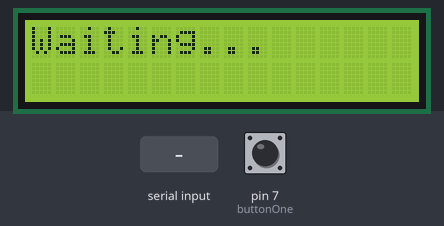
A sketch run on a simulated Arduino Uno, built with avr-gcc and run on an emulated ATmega328P. On the bench: 16×2 character LCD. Inputs (shaded band) come from the test bench; at power-on: pin 7 (buttonOne) LOW.

Above: at 1.2 s.
1.3 s: "90,45\n" received over the second serial link
At 2.9 s:
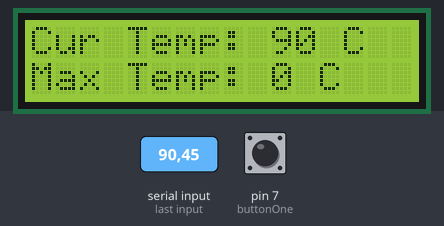
3.8 s: pin 7 (buttonOne) pulled HIGH for 0.15 s
At 4.2 s:
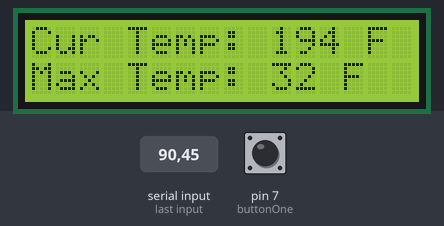
5.4 s: "30,150\n" received over the second serial link
At 7.3 s:
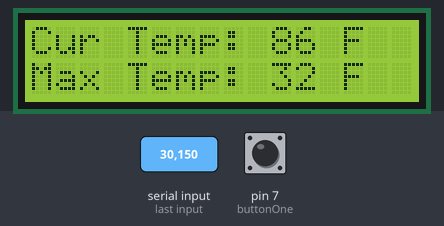
7.9 s: pin 7 (buttonOne) pulled HIGH for 1 s
At 7.91 s:
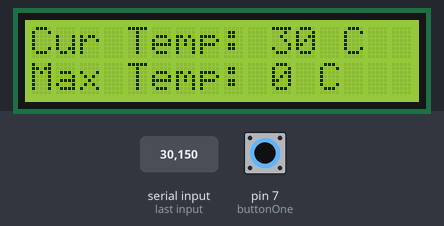

The sketch:

reciever-1.ino
```cpp
#include <SoftwareSerial.h>
#include <LiquidCrystal.h>

// Define RX and TX for the receiver
SoftwareSerial sender(10, 11); // RX, TX from Sender Arduino
const int rs = 12, en = 13, d4 = 5, d5 = 4, d6 = 3, d7 = 2;
LiquidCrystal lcd(rs, en, d4, d5, d6, d7);
const int buttonOne = 7;
bool farenheitMode = false;
double temperature;
int finalTemp;
String message = "";
String thresholdMessage = "";

// Debounce variables
unsigned long lastDebounceTime = 0;
const unsigned long debounceDelay = 50; // 50ms debounce time

void setup() {
  sender.begin(9600);
  Serial.begin(9600);
  lcd.begin(16, 2); // Initialize a 16x2 LCD
  lcd.print("Waiting...");
  pinMode(buttonOne, INPUT);
}


void convertTemp(String message){
    lcd.setCursor(0, 0);
    //celsius
    temperature = message.toInt();
    String finalMessage;
    if(!farenheitMode){
        finalMessage = "Cur Temp: " + String((int)temperature) + " C";
        lcd.print(finalMessage); // Display on LCD
    //farenheit
    }else{
        finalTemp = (temperature * 9/5) + 32;
        finalMessage = "Cur Temp: " + String(finalTemp) + " F";
        lcd.print(finalMessage); // Display on LCD
    }

}

int convertMaxTemp(String message){
    int t = message.toInt();
    if(farenheitMode){
        double temp = (t * 9/5) + 32;
        return (int)temp;
    }
    return t;
}
void setMaxTemp(String thresholdMessage){
    lcd.setCursor(0, 1);
    lcd.print("Max Temp: ");
    lcd.print(convertMaxTemp(thresholdMessage));
    if(farenheitMode){
        lcd.print(" F");
    }else{

        lcd.print(" C");
    }

}
void loop() {

    int buttonState = digitalRead(buttonOne);
    if (buttonState == HIGH) {
        unsigned long currentTime = millis();

        // Check if enough time has passed since the last press
        if (currentTime - lastDebounceTime > debounceDelay) {
        farenheitMode = !farenheitMode; // Toggle mode
        lastDebounceTime = currentTime; // Update debounce time

            if (message.length() != 0) {
                lcd.clear();
                convertTemp(message);
                setMaxTemp(thresholdMessage);
            }
        }
    }

    if (sender.available()) {
        message = sender.readStringUntil('\n'); // Read the message
        thresholdMessage = sender.readStringUntil('\n');
        message.trim(); // Remove extra spaces, newlines, etc.
        thresholdMessage.trim();
        lcd.clear();

        convertTemp(message);
        setMaxTemp(thresholdMessage);

    }

}
```

Measured:
- after the input at 1.3 s, the display: changes after 1.0 s (image 1)
- after the input at 3.8 s, the display: changes at once (image 2)
- after the input at 5.4 s, the display: changes after 1.0 s (image 3)
- after the input at 7.9 s, the display: changes at once (image 4)
